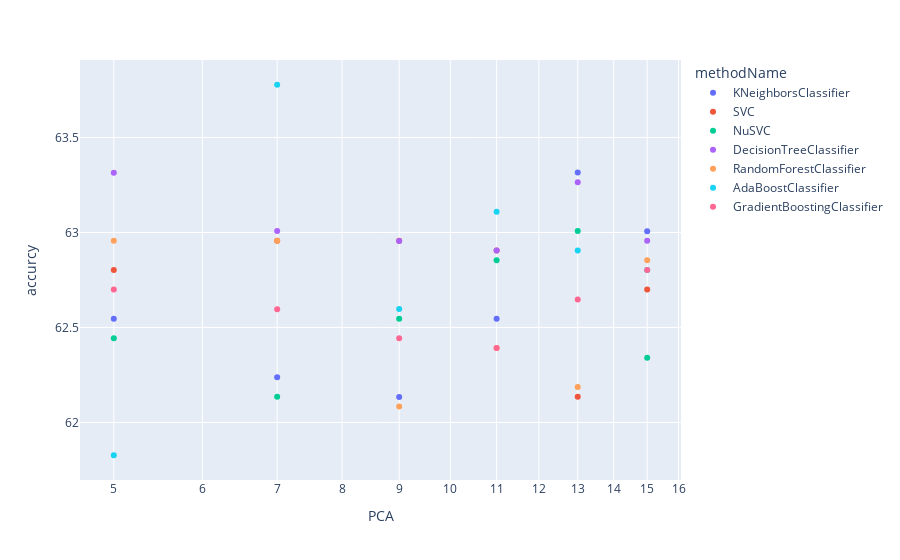

Source (notebook cell):
### Code cell
import plotly.express as px
# df = px.data.gapminder()
fig = px.scatter(ax, x="PCA", y="accurcy", color="methodName" , log_x=True, size_max=60)
fig.show()

### Figure 1 — Plotly figure (JSON) as saved in the notebook; plotly's stock layout.template omitted (floating-point values rounded to 4 significant figures)
{"data": [{"hovertemplate": "methodName=KNeighborsClassifier<br>PCA=%{x}<br>accurcy=%{y}<extra></extra>", "legendgroup": "KNeighborsClassifier", "marker": {"color": "#636efa", "symbol": "circle"}, "mode": "markers", "name": "KNeighborsClassifier", "orientation": "v", "showlegend": true, "type": "scatter", "x": [5, 7, 9, 11, 13, 15], "xaxis": "x", "y": [62.55, 62.24, 62.13, 62.55, 63.32, 63.01], "yaxis": "y"}, {"hovertemplate": "methodName=SVC<br>PCA=%{x}<br>accurcy=%{y}<extra></extra>", "legendgroup": "SVC", "marker": {"color": "#EF553B", "symbol": "circle"}, "mode": "markers", "name": "SVC", "orientation": "v", "showlegend": true, "type": "scatter", "x": [5, 7, 9, 11, 13, 15], "xaxis": "x", "y": [62.8, 62.96, 62.96, 62.91, 62.13, 62.7], "yaxis": "y"}, {"hovertemplate": "methodName=NuSVC<br>PCA=%{x}<br>accurcy=%{y}<extra></extra>", "legendgroup": "NuSVC", "marker": {"color": "#00cc96", "symbol": "circle"}, "mode": "markers", "name": "NuSVC", "orientation": "v", "showlegend": true, "type": "scatter", "x": [5, 7, 9, 11, 13, 15], "xaxis": "x", "y": [62.44, 62.14, 62.55, 62.85, 63.01, 62.34], "yaxis": "y"}, {"hovertemplate": "methodName=DecisionTreeClassifier<br>PCA=%{x}<br>accurcy=%{y}<extra></extra>", "legendgroup": "DecisionTreeClassifier", "marker": {"color": "#ab63fa", "symbol": "circle"}, "mode": "markers", "name": "DecisionTreeClassifier", "orientation": "v", "showlegend": true, "type": "scatter", "x": [5, 7, 9, 11, 13, 15], "xaxis": "x", "y": [63.31, 63.01, 62.96, 62.91, 63.26, 62.96], "yaxis": "y"}, {"hovertemplate": "methodName=RandomForestClassifier<br>PCA=%{x}<br>accurcy=%{y}<extra></extra>", "legendgroup": "RandomForestClassifier", "marker": {"color": "#FFA15A", "symbol": "circle"}, "mode": "markers", "name": "RandomForestClassifier", "orientation": "v", "showlegend": true, "type": "scatter", "x": [5, 7, 9, 11, 13, 15], "xaxis": "x", "y": [62.96, 62.96, 62.08, 62.39, 62.19, 62.85], "yaxis": "y"}, {"hovertemplate": "methodName=AdaBoostClassifier<br>PCA=%{x}<br>accurcy=%{y}<extra></extra>", "legendgroup": "AdaBoostClassifier", "marker": {"color": "#19d3f3", "symbol": "circle"}, "mode": "markers", "name": "AdaBoostClassifier", "orientation": "v", "showlegend": true, "type": "scatter", "x": [5, 7, 9, 11, 13, 15], "xaxis": "x", "y": [61.83, 63.78, 62.6, 63.11, 62.9, 62.8], "yaxis": "y"}, {"hovertemplate": "methodName=GradientBoostingClassifier<br>PCA=%{x}<br>accurcy=%{y}<extra></extra>", "legendgroup": "GradientBoostingClassifier", "marker": {"color": "#FF6692", "symbol": "circle"}, "mode": "markers", "name": "GradientBoostingClassifier", "orientation": "v", "showlegend": true, "type": "scatter", "x": [5, 7, 9, 11, 13, 15], "xaxis": "x", "y": [62.7, 62.6, 62.44, 62.39, 62.65, 62.8], "yaxis": "y"}], "layout": {"legend": {"title": {"text": "methodName"}, "tracegroupgap": 0}, "margin": {"t": 60}, "xaxis": {"anchor": "y", "domain": [0, 1], "title": {"text": "PCA"}, "type": "log"}, "yaxis": {"anchor": "x", "domain": [0, 1], "title": {"text": "accurcy"}}}}
